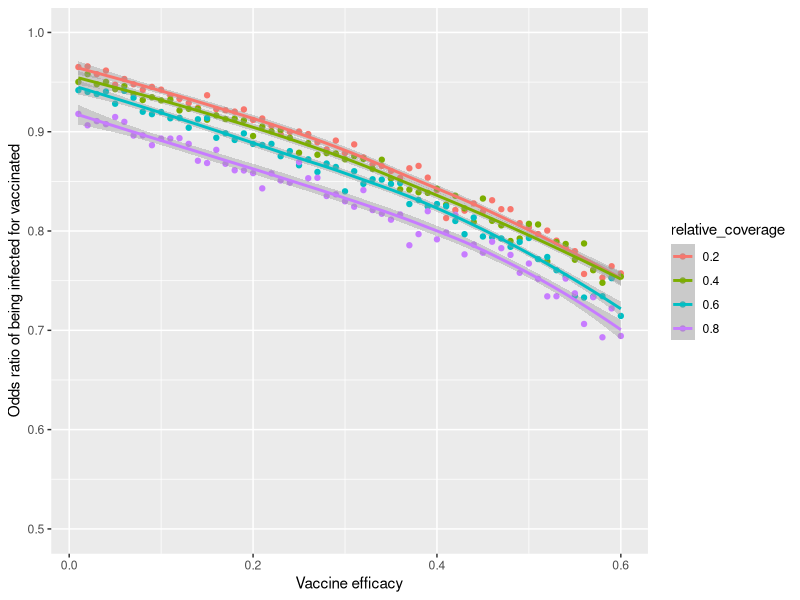
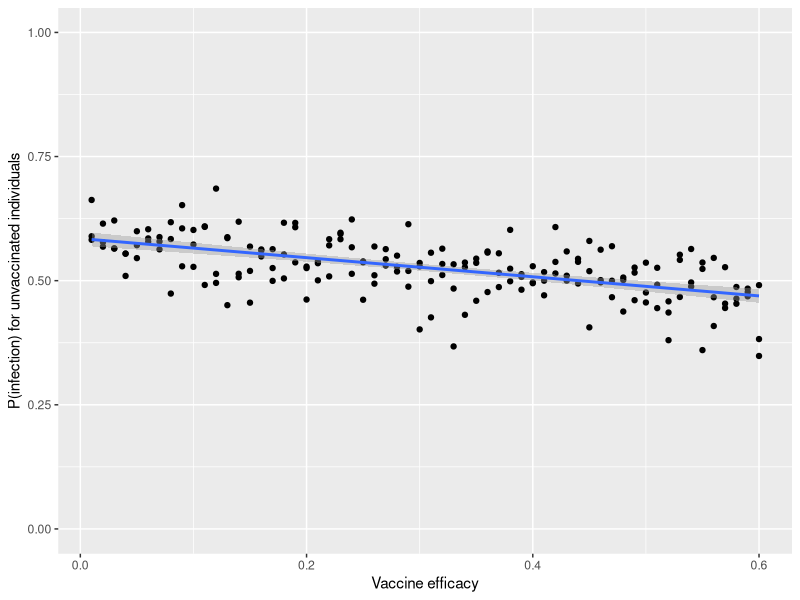
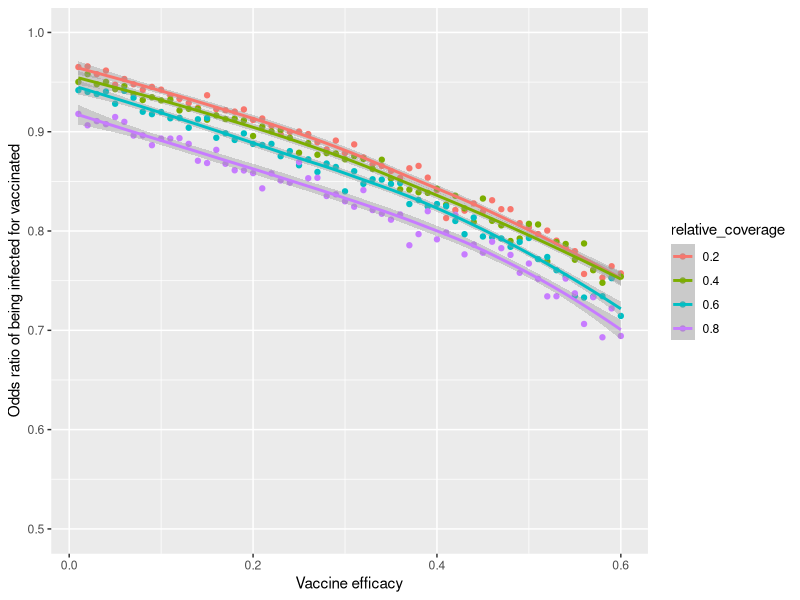
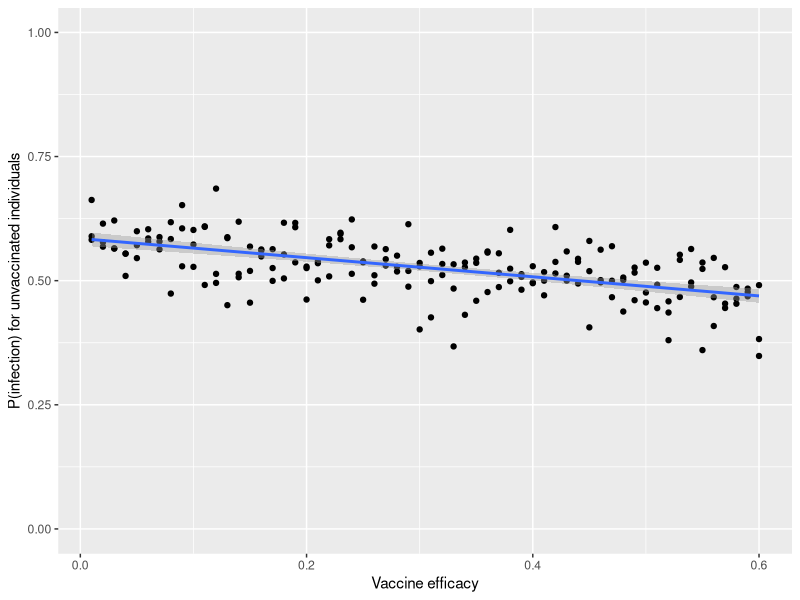

Reproduce these figures in R, in order.
library(ggplot2)
library(gridExtra)
library(grid)
library(plyr)
library(lattice)
library(reshape)
library(RColorBrewer)   # for brewer.pal(...)
library(cowplot)
library(Hmisc)
################################################################
dta <- read.csv("../data/vaccinated_comparisons_8Dec2017.csv", header=T)
dtb <- read.csv("../data/vaccinated_comparisons_8Dec2017_v2.csv", header=T)
dt <- rbind(dta,dtb)
str(dt)

dt$vac_prob_infection <- dt$vaccinated_total_infections/dt$total_vaccinated
dt$unvac_prob_infection <- dt$unvaccinated_total_infections/dt$total_unvaccinated
dt$OR.vax <- dt$vac_prob_infection/dt$unvac_prob_infection
dt$OR.unvax <- dt$unvac_prob_infection/dt$vac_prob_infection
### plot odds ration

dt1 <- subset(dt, dt$relative_coverage == 0.1)
dt2 <- subset(dt, dt$relative_coverage == 0.2)
dt3 <- subset(dt, dt$relative_coverage == 0.3)
dt4 <- subset(dt, dt$relative_coverage == 0.4)
dt5 <- subset(dt, dt$relative_coverage == 0.5)
dt6 <- subset(dt, dt$relative_coverage == 0.6)
dt7 <- subset(dt, dt$relative_coverage == 0.7)
dt8 <- subset(dt, dt$relative_coverage == 0.8)

dx <- rbind(dt2,dt4,dt6,dt8)
dx$relative_coverage <- factor(dx$relative_coverage)
p1 <- ggplot(dx, aes(x= vaccine_efficacy, y = OR.vax,  color = relative_coverage))+
  geom_point()+ geom_smooth(method = "loess") +ylim(0.5,1)+
  ylab("Odds ratio of being infected for vaccinated")+xlab("Vaccine efficacy")
p1
ggsave("odds_ratio_vaccinated_being_infected_50iter.pdf", p1, height=6, width = 8)

dx2 <- rbind(dt3,dt4,dt5)
m1 <- lm(unvac_prob_infection ~ vaccine_efficacy, data=dx2)
summary(m1)
p2 <- ggplot(dx2, aes(x= vaccine_efficacy, y = unvac_prob_infection))+
  geom_point()+ geom_smooth(method = "lm") + ylim(0,1)+
  ylab("P(infection) for unvaccinated individuals")+
  xlab("Vaccine efficacy")
p2
ggsave("herd_immunity_50iter.pdf", p2, height=4, width = 5)

dt1 <- dt[,c("relative_coverage", "vaccine_efficacy", "vac_prob_infection")]
dt2 <- dt[,c("relative_coverage", "vaccine_efficacy", "unvac_prob_infection")]
dt1$type <- "vaccinated"
dt2$type <- "unvaccinated"

colnames(dt1)[3] <- "prob_infection"
colnames(dt2)[3] <- "prob_infection"

df <- rbind(dt1, dt2)

df1 <- subset(df, df$relative_coverage == 0.1)
df2 <- subset(df, df$relative_coverage == 0.2)
df3 <- subset(df, df$relative_coverage == 0.3)
df4 <- subset(df, df$relative_coverage == 0.4)
df5 <- subset(df, df$relative_coverage == 0.5)
df6 <- subset(df, df$relative_coverage == 0.6)
df7 <- subset(df, df$relative_coverage == 0.7)
df8 <- subset(df, df$relative_coverage == 0.8)

de <- rbind(df1,df2,df3,df4,df5,df6,df7,df8)

p1 <- ggplot(de, aes(x=vaccine_efficacy, y=prob_infection, color = type))+
    theme_bw()+  geom_point() + geom_line()+
  xlab("vaccine efficacy")+ ylab("Probability of infection")+ facet_grid(relative_coverage~.)
